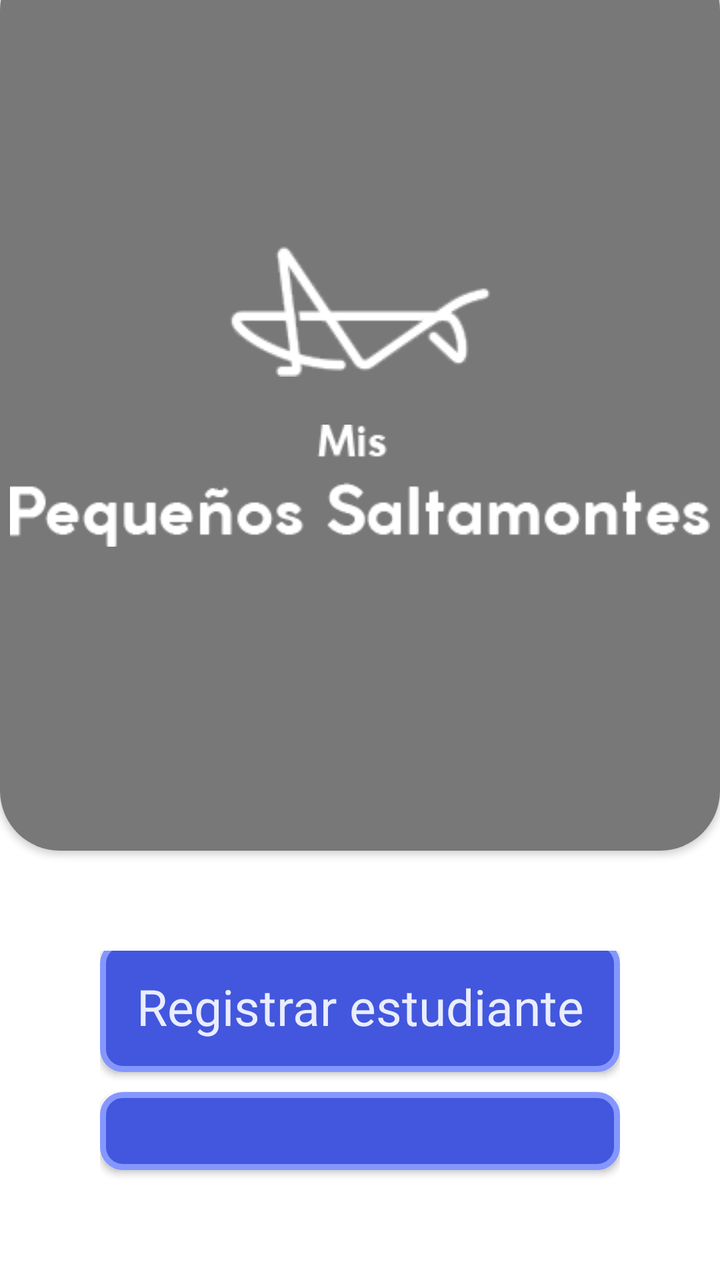
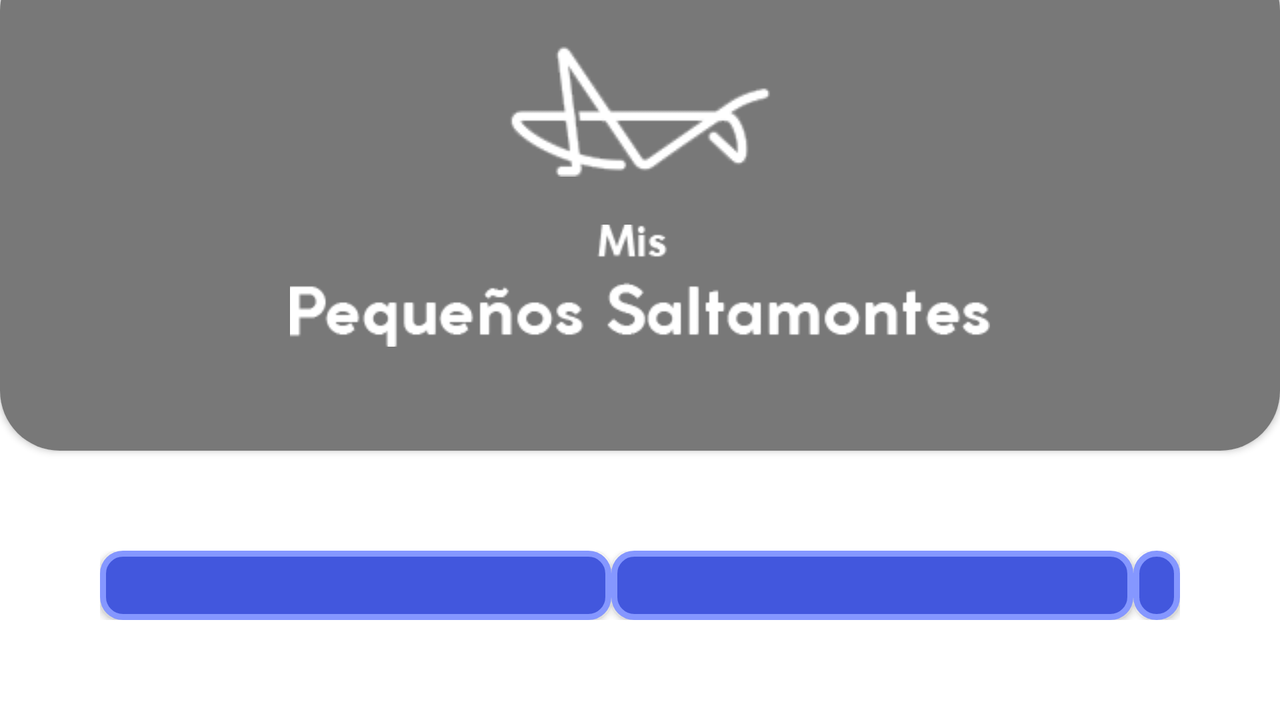

An Android layout and its configuration variant, each rendered on a device that would load it. The default file and the variant file are quoted in full after the pictures.
<!-- AndroidManifest.xml: application theme Theme.Promedio -->
<!-- res/layout/activity_main.xml -->
<?xml version="1.0" encoding="utf-8"?>
<LinearLayout xmlns:android="http://schemas.android.com/apk/res/android"
    xmlns:app="http://schemas.android.com/apk/res-auto"
    xmlns:tools="http://schemas.android.com/tools"
    android:layout_width="match_parent"
    android:layout_height="match_parent"
    android:orientation="vertical"
    tools:context=".MainActivity"
    android:background="@color/white">

    <androidx.cardview.widget.CardView
        android:layout_width="match_parent"
        android:layout_marginTop="-25dp"
        android:layout_height="450dp"
        app:cardCornerRadius="30dp">

        <ImageView
            android:layout_width="match_parent"
            android:layout_height="match_parent"
            android:src="@drawable/banner_school_app"
            android:scaleType="centerCrop"/>

        <LinearLayout
            android:layout_width="match_parent"
            android:layout_height="match_parent"
            android:background="@color/shadow_gray"
            android:orientation="vertical"
            android:gravity="center"
            android:padding="0dp">

           <ImageView
               android:layout_width="150dp"
               android:layout_height="wrap_content"
               android:src="@drawable/logo_white"
               android:layout_gravity="center"/>

            <ImageView
                android:layout_width="350dp"
                android:layout_height="wrap_content"
                android:layout_gravity="center"
                android:layout_marginTop="20dp"
                android:src="@drawable/title_app" />

        </LinearLayout>


    </androidx.cardview.widget.CardView>

    <LinearLayout
        android:layout_width="match_parent"
        android:layout_height="match_parent"
        android:layout_margin="20dp"
        android:background="@drawable/section"
        android:orientation="vertical"
        android:gravity="center"
        android:padding="30dp">


        <Button
            android:id="@+id/btn_show_register_students"
            android:layout_width="match_parent"
            android:layout_height="wrap_content"
            app:backgroundTint="@null"
            android:textSize="25dp"
            android:textColor="#EAEDFF"
            android:letterSpacing="0"
            android:paddingTop="10dp"
            android:paddingBottom="10dp"
            android:textAllCaps="false"
            android:fontFamily="@font/alata"
            android:background="@drawable/buttons"
            android:text="Registrar estudiante"
            />


        <Button
            android:id="@+id/btn_show_all_students"
            android:layout_width="match_parent"
            android:layout_height="wrap_content"
            app:backgroundTint="@null"
            android:textSize="25dp"
            android:textColor="#EAEDFF"
            android:letterSpacing="0"
            android:paddingTop="10dp"
            android:paddingBottom="10dp"
            android:textAllCaps="false"
            android:layout_marginTop="10dp"
            android:fontFamily="@font/alata"
            android:background="@drawable/buttons"
            android:text="Mostrar estadisticas"
            />
        <Button
            android:id="@+id/btn_show_help"
            android:layout_width="match_parent"
            android:layout_height="wrap_content"
            app:backgroundTint="@null"
            android:textSize="25dp"
            android:textColor="#EAEDFF"
            android:letterSpacing="0"
            android:paddingTop="10dp"
            android:paddingBottom="10dp"
            android:textAllCaps="false"
            android:layout_marginTop="10dp"
            android:background="@drawable/buttons"
            android:text="Ayuda"
            android:fontFamily="@font/alata"
            />
    </LinearLayout>

</LinearLayout>
<!-- resources referenced by this layout -->
<resources>
  <color name="shadow_gray">#AB373737</color>
  <color name="white">#FFFFFFFF</color>
  <!-- drawable buttons (drawable) -->
  <?xml version="1.0" encoding="utf-8"?>
  <shape android:shape="rectangle"
      xmlns:android="http://schemas.android.com/apk/res/android">
      <corners android:radius="10dp"/>
      <solid android:color="@color/blue"/>
      <stroke android:width="3dp" android:color="#8597FF"/>
  
      <padding android:left="50dp" android:top="50dp"
          android:right="50dp" android:bottom="50dp" />
  </shape>
  <!-- drawable logo_white: png bitmap (drawable-v24, 4368 bytes) -->
  <!-- drawable title_app: png bitmap (drawable-v24, 3113 bytes) -->
  <style name="Theme.Promedio" parent="Theme.MaterialComponents.DayNight.NoActionBar">
          
          <item name="colorPrimary">@color/purple_500</item>
          <item name="colorPrimaryVariant">@color/purple_700</item>
          <item name="colorOnPrimary">@color/white</item>
          
          <item name="colorSecondary">@color/teal_200</item>
          <item name="colorSecondaryVariant">@color/teal_700</item>
          <item name="colorOnSecondary">@color/black</item>
          
          <item name="android:statusBarColor" tools:targetApi="l">?attr/colorPrimaryVariant</item>
          
      </style>
  <color name="blue">#4257DD</color>
  <color name="purple_500">#FF6200EE</color>
  <color name="purple_700">#4257DD</color>
  <color name="teal_200">#7C7C7C</color>
  <color name="teal_700">#24A340</color>
  <color name="black">#FF000000</color>
</resources>
<!-- res/layout-land/activity_main.xml (the repository's variant of the layout above) -->
<!-- drawn on the phone turned sideways -->
<?xml version="1.0" encoding="utf-8"?>
<LinearLayout xmlns:android="http://schemas.android.com/apk/res/android"
    xmlns:app="http://schemas.android.com/apk/res-auto"
    xmlns:tools="http://schemas.android.com/tools"
    android:layout_width="match_parent"
    android:layout_height="match_parent"
    android:orientation="vertical"
    tools:context=".MainActivity"
    android:background="@color/white">

    <LinearLayout
        android:layout_width="match_parent"
        android:layout_height="match_parent"
        android:orientation="vertical">

    <androidx.cardview.widget.CardView
        android:layout_width="match_parent"
        android:layout_marginTop="-25dp"
        android:layout_height="250dp"
        app:cardCornerRadius="30dp">

        <ImageView
            android:layout_width="match_parent"
            android:layout_height="match_parent"
            android:src="@drawable/banner_school_app"
            android:scaleType="centerCrop"/>

        <LinearLayout
            android:layout_width="match_parent"
            android:layout_height="match_parent"
            android:background="@color/shadow_gray"
            android:orientation="vertical"
            android:gravity="center"
            android:padding="0dp">

           <ImageView
               android:layout_width="150dp"
               android:layout_height="wrap_content"
               android:src="@drawable/logo_white"
               android:layout_gravity="center"/>

            <ImageView
                android:layout_width="350dp"
                android:layout_height="wrap_content"
                android:layout_gravity="center"
                android:layout_marginTop="20dp"
                android:src="@drawable/title_app" />

        </LinearLayout>


    </androidx.cardview.widget.CardView>

    <LinearLayout
        android:layout_width="match_parent"
        android:layout_height="match_parent"
        android:layout_margin="20dp"
        android:background="@drawable/section"
        android:orientation="horizontal"
        android:gravity="center"
        android:padding="30dp">


        <Button
            android:id="@+id/btn_show_register_students"
            android:layout_width="wrap_content"
            android:layout_height="wrap_content"
            android:background="@drawable/buttons"
            android:fontFamily="@font/alata"
            android:letterSpacing="0"
            android:paddingTop="10dp"
            android:paddingBottom="10dp"
            android:text="Registrar estudiante"
            android:textAllCaps="false"
            android:textColor="#EAEDFF"
            android:textSize="25dp"
            app:backgroundTint="@null" />


        <Button
            android:id="@+id/btn_show_all_students"
            android:layout_width="wrap_content"
            android:layout_height="wrap_content"
            app:backgroundTint="@null"
            android:textSize="25dp"
            android:textColor="#EAEDFF"
            android:letterSpacing="0"
            android:paddingTop="10dp"
            android:paddingBottom="10dp"
            android:textAllCaps="false"
            android:background="@drawable/buttons"
            android:text="Mostrar estadisticas"
            android:fontFamily="@font/alata"
            />

        <Button
            android:id="@+id/btn_show_help"
            android:layout_width="match_parent"
            android:layout_height="wrap_content"
            app:backgroundTint="@null"
            android:textSize="25dp"
            android:textColor="#EAEDFF"
            android:letterSpacing="0"
            android:paddingTop="10dp"
            android:textAllCaps="false"
            android:background="@drawable/buttons"
            android:text="Ayuda"
            android:fontFamily="@font/alata"
            />

        </LinearLayout>
    </LinearLayout>
</LinearLayout>
